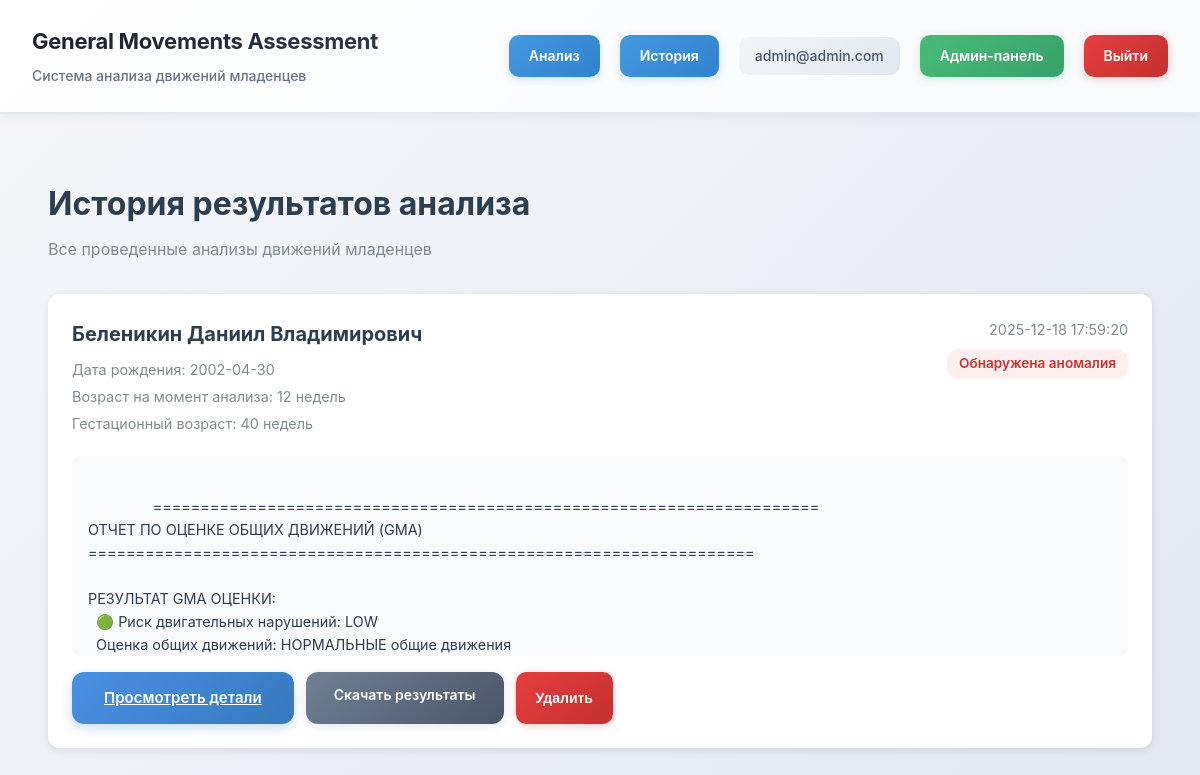
Page /history (signed in) on the earlier database version.
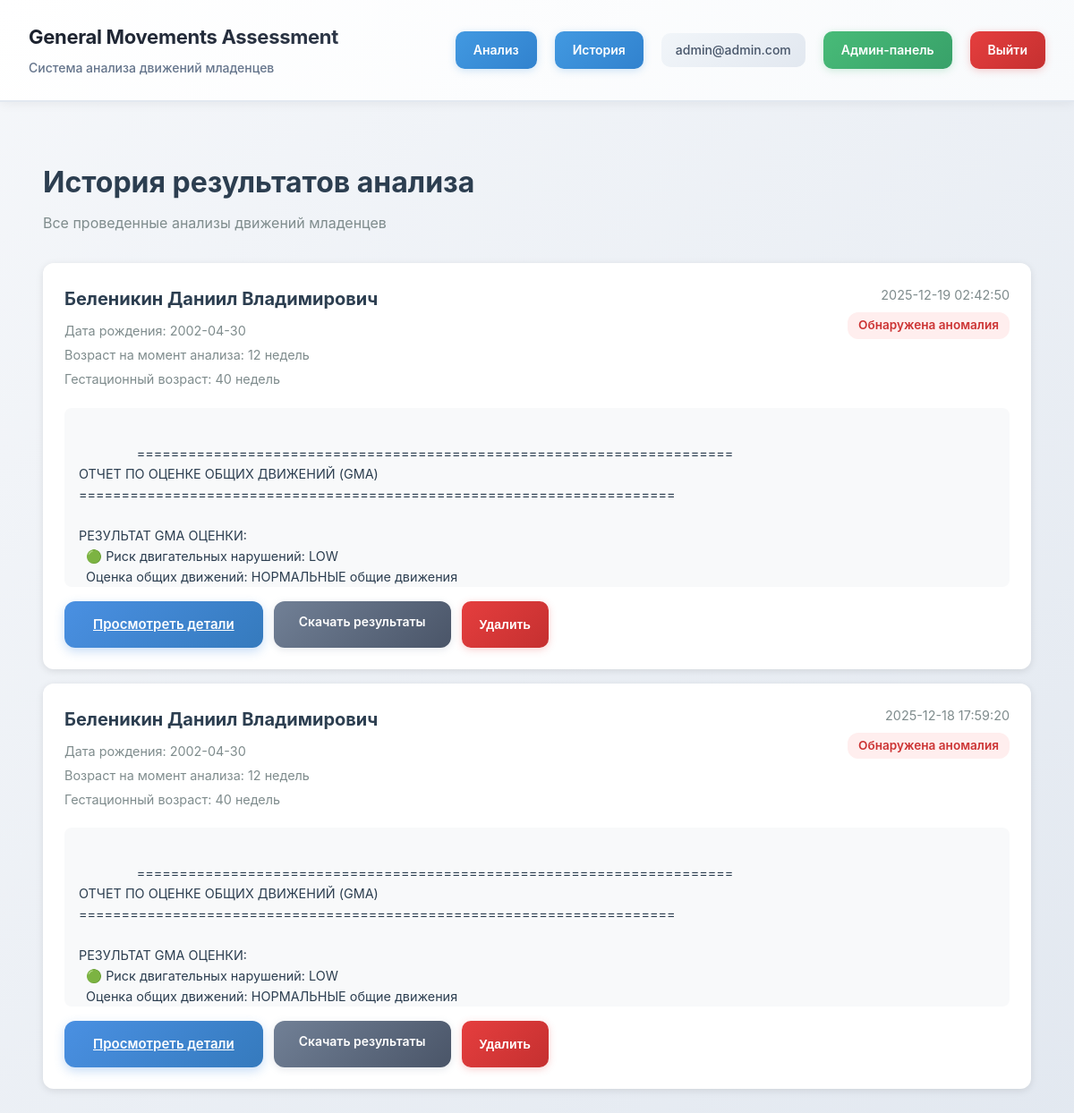
Same page on the later database version.
### tables this page shows
CREATE TABLE analysis_results (
                id INTEGER PRIMARY KEY AUTOINCREMENT,
                user_id INTEGER NOT NULL,
                patient_id INTEGER NOT NULL,
                video_filename TEXT,
                output_dir TEXT NOT NULL,
                age_weeks INTEGER,
                gestational_age INTEGER,
                report_text TEXT,
                is_anomaly INTEGER DEFAULT 0,
                created_at TIMESTAMP DEFAULT CURRENT_TIMESTAMP,
                FOREIGN KEY (user_id) REFERENCES users (id),
                FOREIGN KEY (patient_id) REFERENCES patients (id)
            );

CREATE TABLE patients (
                id INTEGER PRIMARY KEY AUTOINCREMENT,
                user_id INTEGER NOT NULL,
                last_name TEXT NOT NULL,
                first_name TEXT NOT NULL,
                middle_name TEXT,
                birth_date DATE NOT NULL,
                created_at TIMESTAMP DEFAULT CURRENT_TIMESTAMP,
                FOREIGN KEY (user_id) REFERENCES users (id)
            );

### app.py (the view)
        def wrapper(*args, **kwargs):
            if 'user_id' not in session:
                return redirect(url_for('login'))
            return f(*args, **kwargs)

### app.py (called while the page is built)
def require_auth():
    def decorator(f):
        def wrapper(*args, **kwargs):
            if 'user_id' not in session:
                return redirect(url_for('login'))
            return f(*args, **kwargs)
        wrapper.__name__ = f.__name__
        return wrapper
    return decorator

@app.route('/history')
@require_auth()
def history():
    user_id = session.get('user_id')
    results = auth_manager.db.get_user_analysis_results(user_id)
    return render_template('history.html', results=results)

### templates/history.html (shortened to what this page needs)
{% extends "base.html" %}
{% block extra_css %}
<link rel="stylesheet" href="{{ url_for('static', filename='css/analysis.css') }}">
{% endblock %}
{% block content %}
<div class="history-container">
    <div class="history-header">
        <h1>История результатов анализа</h1>
        <p>Все проведенные анализы движений младенцев</p>
    </div>
    {% if results %}
    <div class="results-list">
        {% for result in results %}
        <div class="result-card">
            <div class="result-header">
                <div class="patient-info">
                    <h3>
                        {{ result.patient_last_name }} {{ result.patient_first_name }}
                        {% if result.patient_middle_name %}{{ result.patient_middle_name }}{% endif %}
                    </h3>
                    <p>Дата рождения: {{ result.patient_birth_date }}</p>
                    {% if result.age_weeks %}
                    <p>Возраст на момент анализа: {{ result.age_weeks }} недель</p>
                    {% endif %}
                    {% if result.gestational_age %}
                    <p>Гестационный возраст: {{ result.gestational_age }} недель</p>
                    {% endif %}
                </div>
                <div class="result-meta">
                    <div class="result-date">{{ result.created_at }}</div>
                    <span class="anomaly-badge {% if result.is_anomaly %}detected{% else %}normal{% endif %}">
                        {% if result.is_anomaly %}Обнаружена аномалия{% else %}Норма{% endif %}
                    </span>
                </div>
            </div>
            {% if result.report_text %}
            <div class="report-preview">
                {{ result.report_text[:500] }}{% if result.report_text|length > 500 %}...{% endif %}
            </div>
            {% endif %}
            <div class="result-actions">
                <a href="{{ url_for('view_result', result_id=result.id) }}" class="btn-primary">
                    Просмотреть детали
                </a>
                {% if result.output_dir %}
                <a href="/api/download_results?dir={{ result.output_dir }}" class="btn-secondary">
                    Скачать результаты
                </a>
                {% endif %}
                <button class="btn-delete" onclick="deleteResult({{ result.id }})">
                    Удалить
                </button>
            </div>
        </div>
        {% endfor %}
    </div>
    {% endif %}
</div>
{% endblock %}

### templates/base.html (shortened to what this page needs)
<!DOCTYPE html>
<html lang="ru">
<head>
    <link rel="stylesheet" href="{{ url_for('static', filename='css/style.css') }}">
    {% block extra_css %}{% endblock %}
</head>
<body>
    {% if 'user_id' in session %}
    <header class="header-panel">
        <div class="header-container">
            <div class="header-left">
                <h1>General Movements Assessment</h1>
                <p>Система анализа движений младенцев</p>
            </div>
            <div class="header-right">
                <a href="{{ url_for('main') }}" class="btn-nav">Анализ</a>
                <a href="{{ url_for('history') }}" class="btn-nav">История</a>
                <span class="user-email">{{ session.get('email', '') }}</span>
                {% if session.get('role') == 'admin' %}
                <a href="{{ url_for('admin_dashboard') }}" class="btn-admin">Админ-панель</a>
                {% endif %}
                <a href="{{ url_for('logout') }}" class="btn-logout">Выйти</a>
            </div>
        </div>
    </header>
    {% endif %}
    <main class="main-content">
        {% block content %}{% endblock %}
    </main>
</body>
</html>

### static/css/style.css (style rules this page uses)
* { box-sizing: border-box; margin: 0; padding: 0; }
body { font-family: -apple-system, BlinkMacSystemFont, 'Segoe UI', Roboto, 'Helvetica Neue', Arial, sans-serif; background: linear-gradient(135deg, #f5f7fa 0%, #e2e8f0 100%); background-attachment: fixed; color: #2c3e50; line-height: 1.6; min-height: 100vh; }
.header-panel { background: linear-gradient(135deg, #ffffff 0%, #f8fafc 100%); border-bottom: 2px solid #e2e8f0; padding: 24px 32px; margin-bottom: 0; box-shadow: 0 2px 12px rgba(0, 0, 0, 0.06); position: sticky; top: 0; z-index: 100; }
.header-container { max-width: 1200px; margin: 0 auto; display: flex; justify-content: space-between; align-items: center; }
.header-left h1 { margin: 0; font-size: 22px; font-weight: 700; background: linear-gradient(135deg, #1a202c 0%, #2d3748 100%); -webkit-background-clip: text; -webkit-text-fill-color: transparent; background-clip: text; letter-spacing: -0.3px; }
.header-left p { margin: 6px 0 0 0; font-size: 14px; color: #64748b; font-weight: 500; }
.header-right { display: flex; align-items: center; gap: 20px; }
.user-email { font-size: 14px; color: #475569; font-weight: 500; padding: 8px 16px; background: linear-gradient(135deg, #f1f5f9 0%, #e2e8f0 100%); border-radius: 10px; }
.btn-nav { background: linear-gradient(135deg, #4299e1 0%, #3182ce 100%); color: white; border: none; border-radius: 10px; padding: 10px 20px; font-weight: 600; font-size: 14px; text-decoration: none; cursor: pointer; transition: all 0.3s cubic-bezier(0.4, 0, 0.2, 1); box-shadow: 0 2px 8px rgba(66, 153, 225, 0.25); }
.btn-logout { background: linear-gradient(135deg, #e53e3e 0%, #c53030 100%); color: white; border: none; border-radius: 10px; padding: 10px 20px; font-weight: 600; font-size: 14px; text-decoration: none; cursor: pointer; transition: all 0.3s cubic-bezier(0.4, 0, 0.2, 1); box-shadow: 0 2px 8px rgba(229, 62, 62, 0.25); }
.btn-admin { background: linear-gradient(135deg, #48bb78 0%, #38a169 100%); color: white; border: none; border-radius: 10px; padding: 10px 20px; font-weight: 600; font-size: 14px; text-decoration: none; cursor: pointer; transition: all 0.3s cubic-bezier(0.4, 0, 0.2, 1); box-shadow: 0 2px 8px rgba(72, 187, 120, 0.25); }
.main-content { min-height: calc(100vh - 80px); padding: 40px 24px; animation: fadeIn 0.5s ease-in; }
.btn-primary { background: linear-gradient(135deg, #4a90e2 0%, #357abd 100%); color: white; border: none; border-radius: 12px; padding: 14px 32px; font-weight: 600; font-size: 15px; cursor: pointer; transition: all 0.3s cubic-bezier(0.4, 0, 0.2, 1); box-shadow: 0 4px 12px rgba(74, 144, 226, 0.3); position: relative; overflow: hidden; }
.btn-primary::before { content: ''; position: absolute; top: 50%; left: 50%; width: 0; height: 0; border-radius: 50%; background: rgba(255, 255, 255, 0.3); transform: translate(-50%, -50%); transition: width 0.6s, height 0.6s; }
.btn-secondary { background: linear-gradient(135deg, #718096 0%, #4a5568 100%); color: white; border: none; border-radius: 12px; padding: 12px 28px; font-weight: 600; font-size: 14px; cursor: pointer; transition: all 0.3s cubic-bezier(0.4, 0, 0.2, 1); box-shadow: 0 2px 8px rgba(113, 128, 150, 0.2); text-decoration: none; display: inline-block; text-align: center; }

Differences in the rows shown:
added analysis_results: patient_last_name "Беленикин", patient_first_name "Даниил", patient_middle_name "Владимирович", patient_birth_date "2002-04-30", age_weeks "12", gestational_age "40", created_at "2025-12-19 02:42:50", is_anomaly "Обнаружена аномалия", report_text "====================================================================== ОТЧЕТ ПО ОЦЕНКЕ ОБЩИХ ДВИЖЕНИЙ (GMA) ====================================================================== РЕЗУЛЬТАТ GMA ОЦЕНКИ: 🟢 Риск двигательных нарушений: LOW Оценка общих движений: НОРМАЛЬНЫЕ общие движения…"
